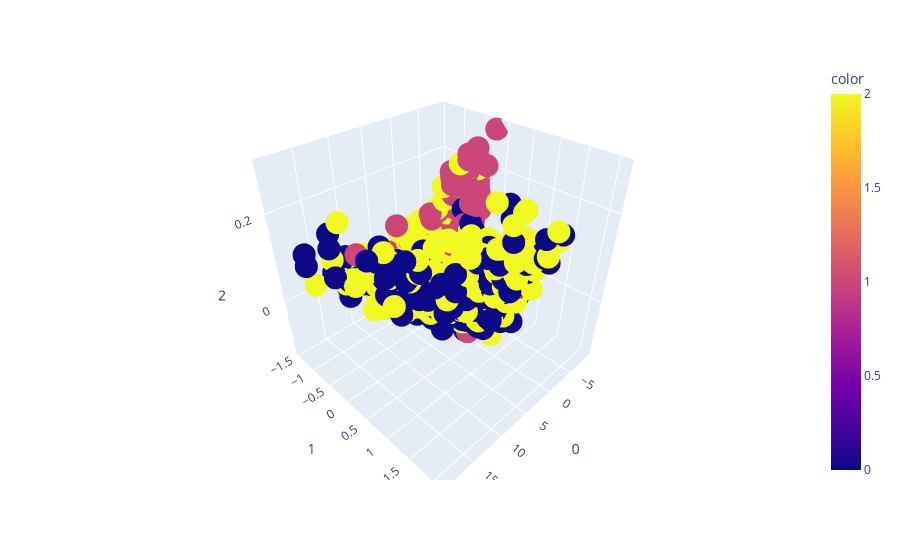

Here is the notebook cell this chart was saved with:
### Code cell
fig=px.scatter_3d(pca_x,x=0,y=1,z=2,color=df["Sex"])
fig.show()

### Figure 1 — Plotly figure (JSON) as saved in the notebook; plotly's stock layout.template omitted (floating-point values rounded to 4 significant figures; data arrays with more than 128 entries replaced by an {"elided": "..."} marker saying what was removed)
{"data": [{"hovertemplate": "0=%{x}<br>1=%{y}<br>2=%{z}<br>color=%{marker.color}<extra></extra>", "legendgroup": "", "marker": {"color": {"elided": "4177 int values"}, "coloraxis": "coloraxis", "symbol": "circle"}, "mode": "markers", "name": "", "scene": "scene", "showlegend": false, "type": "scatter3d", "x": {"elided": "4177 float values"}, "y": {"elided": "4177 float values"}, "z": {"elided": "4177 float values"}}], "layout": {"coloraxis": {"colorbar": {"title": {"text": "color"}}, "colorscale": [[0, "#0d0887"], [0.1111, "#46039f"], [0.2222, "#7201a8"], [0.3333, "#9c179e"], [0.4444, "#bd3786"], [0.5556, "#d8576b"], [0.6667, "#ed7953"], [0.7778, "#fb9f3a"], [0.8889, "#fdca26"], [1, "#f0f921"]]}, "legend": {"tracegroupgap": 0}, "margin": {"t": 60}, "scene": {"domain": {"x": [0, 1], "y": [0, 1]}, "xaxis": {"title": {"text": "0"}}, "yaxis": {"title": {"text": "1"}}, "zaxis": {"title": {"text": "2"}}}}}
